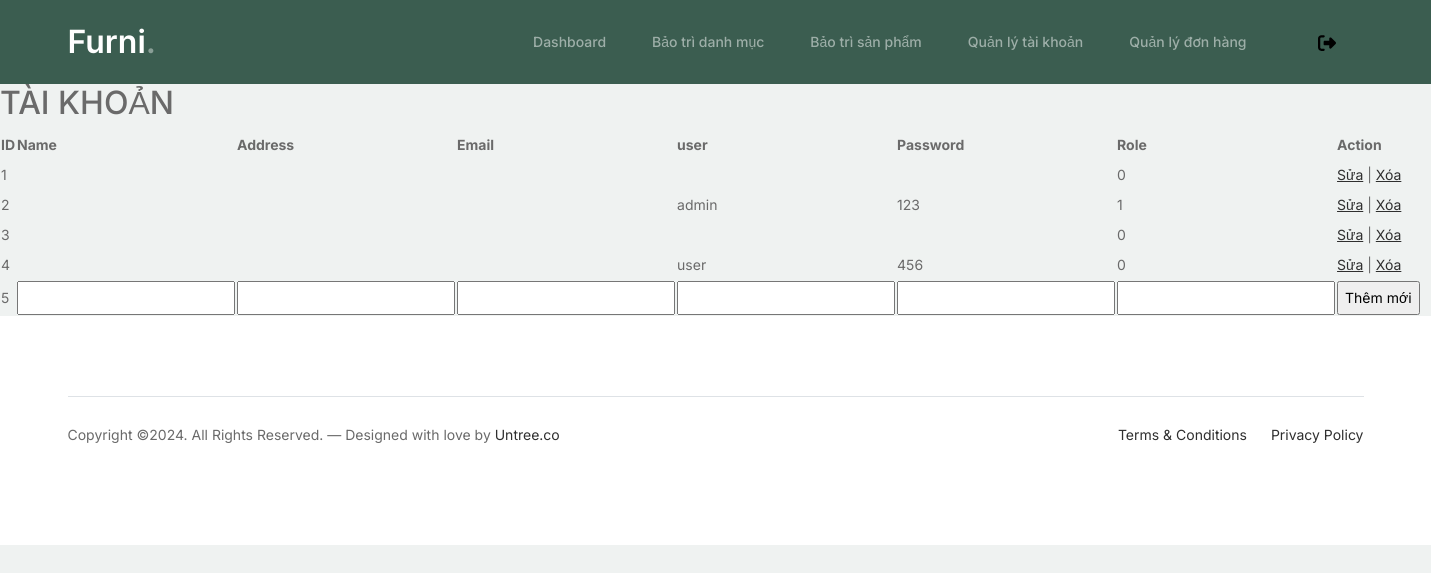
Page /admin/index.php?act=taikhoan (signed in) on the earlier database version.
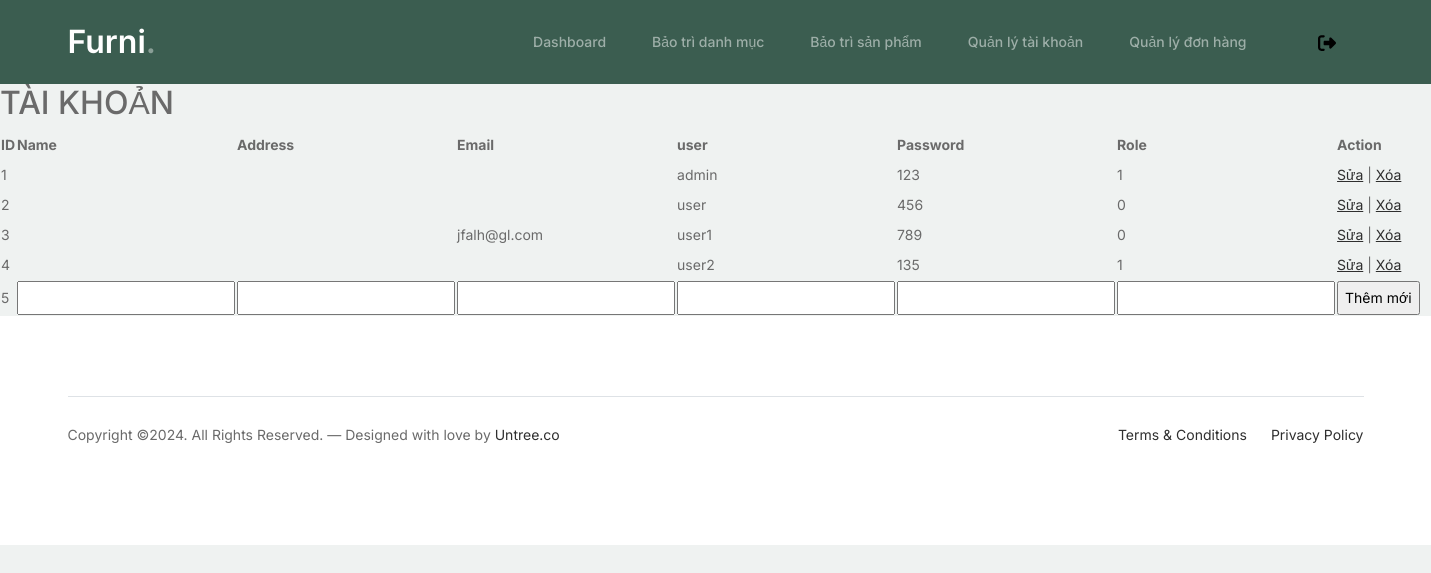
Same page on the later database version.
### tables this page shows
CREATE TABLE `tbl_user` (
  `id` int(4) NOT NULL,
  `name` varchar(50) DEFAULT NULL,
  `address` varchar(100) DEFAULT NULL,
  `email` varchar(50) NOT NULL,
  `user` varchar(20) NOT NULL,
  `pass` varchar(20) NOT NULL,
  `role` tinyint(1) NOT NULL DEFAULT '0'
);

### model/user.php (called while the page is built, shortened)
<?php
function getall_tk()
{
    $conn = connectdb();
    $stmt = $conn->prepare("SELECT * FROM tbl_user");
    $stmt->execute();
    $kq = $stmt->fetchAll();
    return $kq;
}

### admin/views/user.php (the view)
<div class="main">
    <h2>TÀI KHOẢN</h2>
    <table>
        <tr>
            <th>ID</th>
            <th>Name</th>
            <th>Address</th>
            <th>Email</th>
            <th>user</th>
            <th>Password</th>
            <th>Role</th>
            <th>Action</th>
        </tr>
        <?php
        if (isset($kq) && (count($kq) > 0)) {
            $i = 1;
            foreach ($kq as $tk) {
                echo '<tr>
                        <td>' . $i . '</td>
                        <td>' . $tk['name'] . '</td>
                        <td>' . $tk['address'] . '</td>
                        <td>' . $tk['email'] . '</td>
                        <td>' . $tk['user'] . '</td>
                        <td>' . $tk['pass'] . '</td>
                        <td>' . $tk['role'] . '</td>
                        <td> <a href="index.php?act=updatetkform&id=' . $tk['id'] . '">Sửa</a> | <a href="index.php?act=deltk&id=' . $tk['id'] . '">Xóa</a> </td>
                    </tr>';
                $i++;
            }
            echo '<form action="index.php?act=addtk" method="post">
                        <tr>
                        <td>' . $i . '</td>
                        <td><input type="text" name="name"></td>
                        <td><input type="text" name="address"></td>
                        <td><input type="text" name="email"></td>
                        <td><input type="text" name="user"></td>
                        <td><input type="pass" name="pass"></td>
                        <td><input type="text" name="role"></td>
                        <td><input type="submit" value="Thêm mới" name="themmoi"></td>
                        </tr>
                    </form>';
        }
        ?>
    </table>
</div>

Differences in the rows shown:
removed tbl_user: role "0"
removed tbl_user: role "0"
added tbl_user: email "jfalh@gl.com", user "user1", pass "789", role "0"
added tbl_user: user "user2", pass "135", role "1"
